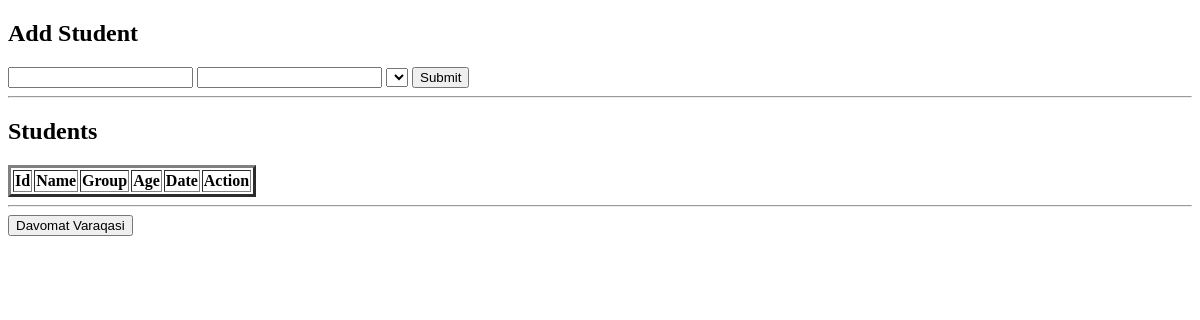
/, run on an earlier commit of the app's database.
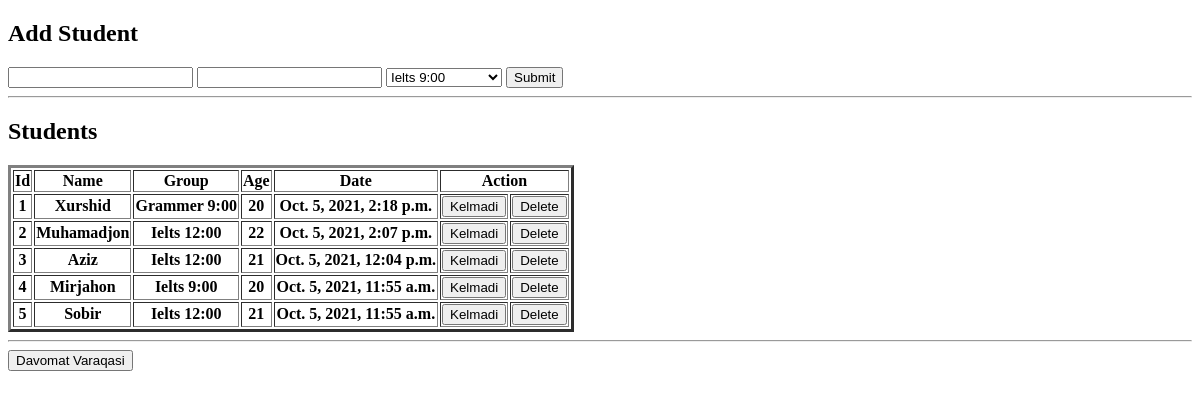
And on a later commit of the database.
### Davomat/models.py (models this page shows, shortened)
class Students(models.Model):
    name=models.CharField(max_length=150,null=True,blank=True)
    age=models.IntegerField(null=True,blank=True)
    group_choose=models.ForeignKey(Group_Student,on_delete=models.CASCADE)
    date=models.DateTimeField(auto_now_add=True,null=True)

class Group_Student(models.Model):
    group_name=models.CharField(max_length=250,blank=True,null=True)
    def __str__(self):
        return self.group_name

### Davomat/views.py (the view, shortened to what this page needs)
# urls.py: 2. Add a URL to urlpatterns:  path('', views.home, name='home')
def home(request):
    context={}
    context['stu']=studentss=Students.objects.all().order_by('-id')
    context['group'] = Group_Student.objects.all()
    return render(request,'index.html',context)

### templates/index.html (shortened to what this page needs)
<!DOCTYPE html>
<html lang="en">
<head>
</head>
<body>
    <h2>Add Student</h2>
    <form action="" method="POST">
        <input type="text" name="full_name">
        <input type="number" name="age" >
        <select name="groups" >
            {% for gr in group %}
              <option value="{{gr.id}}">{{gr.group_name}}</option>
            {% endfor %}
        </select>
        <button type="submit">Submit</button>
    </form>
    <hr>
    <h2>Students</h2>
    <table border="3">
        <thead>
            <tr>
                <th>Id</th>
                <th>Name</th>
                <th>Group</th>
                <th>Age</th>
                <th>Date</th>
                <th colspan="3">Action</th>
            </tr>
        </thead>
        <tfoot>
            {% for student in stu %}
              <tr>
                <th>{{ forloop.counter}}</th>
                <th>{{student.name}}</th>
                <th>{{student.group_choose}}</th>
                <th>{{student.age}}</th>
                <th>{{student.date}}</th>
                <th>
                    <form action="{% url 'kelmadi' student.id %}" method="post">
                        <button type="submit">Kelmadi</button>
                    </form>
                </th>
                <th>
                    <form action="{% url 'delete' student.id %}" method="post">
                        <button type="submit">Delete</button>
                    </form>
                </th>
              </tr>
            {% endfor %}
        </tfoot>
    </table>
    <hr>
    <form action="{% url 'history' %}" method="post">
        <button type="submit">Davomat Varaqasi</button>
    </form>
</body>
</html>

What changed in the data, as far as the page shows it:
added Students: name "Xurshid", group_choose "Grammer 9:00", age "20", date "Oct. 5, 2021, 2:18 p.m."
added Students: name "Muhamadjon", group_choose "Ielts 12:00", age "22", date "Oct. 5, 2021, 2:07 p.m."
added Students: name "Aziz", group_choose "Ielts 12:00", age "21", date "Oct. 5, 2021, 12:04 p.m."
added Students: name "Mirjahon", group_choose "Ielts 9:00", age "20", date "Oct. 5, 2021, 11:55 a.m."
added Students: name "Sobir", group_choose "Ielts 12:00", age "21", date "Oct. 5, 2021, 11:55 a.m."
Also different on the page:
form field groups: (not shown) → "Ielts 9:00"
